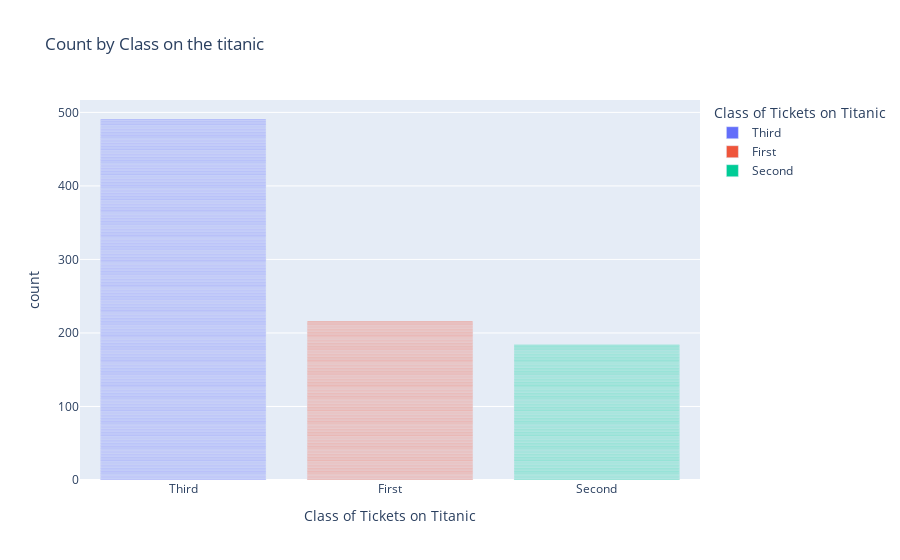

Source (notebook cell):
### Markdown cell above
### Problem 3

#### Bar Plot with `plotly`

Create a barplot of the `class` column in the titanic data using .  Use the following labels and title:

- `x axis`: Class of Tickets on Titanic
- `y axis`: Count 
- `title`: Count by Class on the Titanic

Save the image as `img3` in the `results` folder.

### Code cell
fig3 = px.bar(titanic, x = 'class', title = 'Count by Class on the titanic', color = 'class', labels = {'class': 'Class of Tickets on Titanic'})
fig3.show()
plt.savefig('./results/img3.png')

### Figure 1 — Plotly figure (JSON) as saved in the notebook; plotly's stock layout.template omitted (floating-point values rounded to 4 significant figures; data arrays with more than 128 entries replaced by an {"elided": "..."} marker saying what was removed)
{"data": [{"hovertemplate": "Class of Tickets on Titanic=%{x}<br>count=%{y}<extra></extra>", "legendgroup": "Third", "marker": {"color": "#636efa", "pattern": {"shape": ""}}, "name": "Third", "orientation": "v", "showlegend": true, "textposition": "auto", "type": "bar", "x": {"elided": "491 str values"}, "xaxis": "x", "y": {"elided": "491 int values"}, "yaxis": "y"}, {"hovertemplate": "Class of Tickets on Titanic=%{x}<br>count=%{y}<extra></extra>", "legendgroup": "First", "marker": {"color": "#EF553B", "pattern": {"shape": ""}}, "name": "First", "orientation": "v", "showlegend": true, "textposition": "auto", "type": "bar", "x": {"elided": "216 str values"}, "xaxis": "x", "y": {"elided": "216 int values"}, "yaxis": "y"}, {"hovertemplate": "Class of Tickets on Titanic=%{x}<br>count=%{y}<extra></extra>", "legendgroup": "Second", "marker": {"color": "#00cc96", "pattern": {"shape": ""}}, "name": "Second", "orientation": "v", "showlegend": true, "textposition": "auto", "type": "bar", "x": {"elided": "184 str values"}, "xaxis": "x", "y": {"elided": "184 int values"}, "yaxis": "y"}], "layout": {"barmode": "relative", "legend": {"title": {"text": "Class of Tickets on Titanic"}, "tracegroupgap": 0}, "title": {"text": "Count by Class on the titanic"}, "xaxis": {"anchor": "y", "categoryarray": ["Third", "First", "Second"], "categoryorder": "array", "domain": [0, 1], "title": {"text": "Class of Tickets on Titanic"}}, "yaxis": {"anchor": "x", "domain": [0, 1], "title": {"text": "count"}}}}
